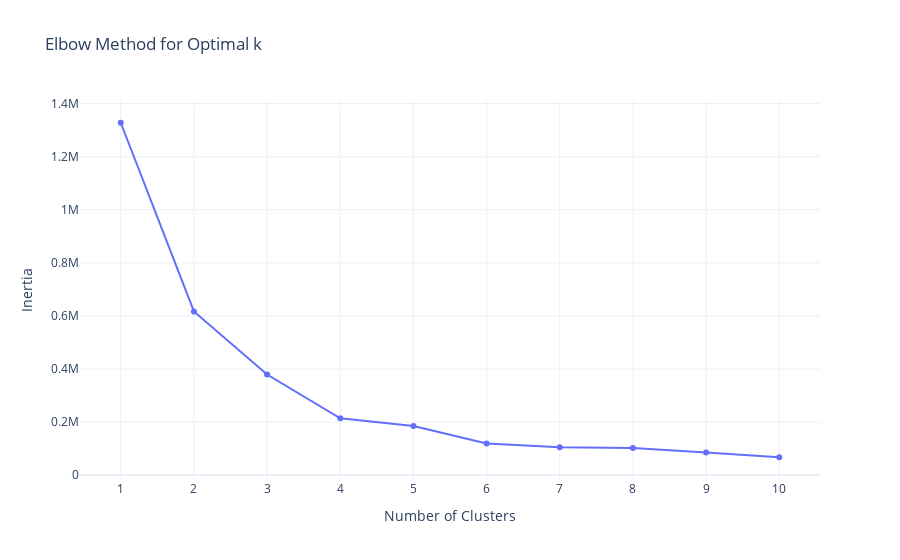

Notebook cell for this chart:
### Code cell
# Calculate inertia for k from 1 to 10
inertia = []
k_range = range(1, 11)

for k in k_range:
    kmeans = KMeans(n_clusters=k, random_state=42)
    kmeans.fit(df_pd)
    inertia.append(kmeans.inertia_)

# Create a DataFrame for Plotly
elbow_df = pd.DataFrame({
    "k": list(k_range),
    "inertia": inertia
})

# Create interactive elbow plot
fig = px.line(elbow_df, x="k", y="inertia", markers=True,
              title="Elbow Method for Optimal k",
              labels={"k": "Number of Clusters", "inertia": "Inertia"})

fig.update_layout(xaxis=dict(dtick=1), template="plotly_white")
fig.show()

### Figure 1 — Plotly figure (JSON) as saved in the notebook; plotly's stock layout.template omitted (floating-point values rounded to 4 significant figures)
{"data": [{"hovertemplate": "Number of Clusters=%{x}<br>Inertia=%{y}<extra></extra>", "legendgroup": "", "line": {"color": "#636efa", "dash": "solid"}, "marker": {"symbol": "circle"}, "mode": "lines+markers", "name": "", "orientation": "v", "showlegend": false, "type": "scatter", "x": [1, 2, 3, 4, 5, 6, 7, 8, 9, 10], "xaxis": "x", "y": [1328000.0, 616700.0, 379100.0, 214100.0, 185000.0, 119500.0, 105400.0, 101800.0, 85140.0, 67330.0], "yaxis": "y"}], "layout": {"legend": {"tracegroupgap": 0}, "title": {"text": "Elbow Method for Optimal k"}, "xaxis": {"anchor": "y", "domain": [0, 1], "dtick": 1, "title": {"text": "Number of Clusters"}}, "yaxis": {"anchor": "x", "domain": [0, 1], "title": {"text": "Inertia"}}}}
